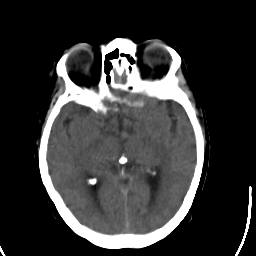
#> input picture Indicator/image_test/CT-16011.png, 256 x 256 px
$ python -i high_4.py   (imports and definitions only)   (older library calls are emulated)
#> lines starting #> are read from the running program, lines starting #| are printed output that depends on the picture
#> further down, picture is the input picture: shape (256, 256, 3); min 0, max 255, mean 53.1
import cv2
import numpy as np

def compute_local_energy(image, kernel_size=3):
    """Tính năng lượng cục bộ bằng cách áp dụng tổng lân cận trong cửa sổ kernel_size x kernel_size."""
#> called with kernel_size = 3
    kernel = np.ones((kernel_size, kernel_size), dtype=np.float32)
    local_energy = cv2.filter2D(image, -1, kernel)
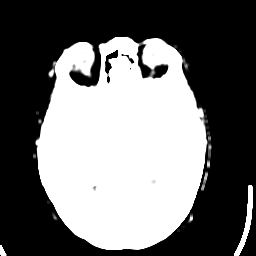
#> local_energy: shape (256, 256, 3); min 0, max 255, mean 110.3
    return local_energy

def compute_structure_tensor(image):
    """Tính tensor cấu trúc bằng cách sử dụng gradient của ảnh."""
    grad_x = cv2.Sobel(image, cv2.CV_64F, 1, 0, ksize=3)
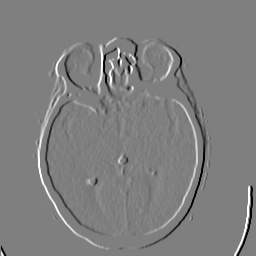
#> grad_x: shape (256, 256, 3) float64; min -1020, max 1020, mean -0.2; drawn with min black and max white
    grad_y = cv2.Sobel(image, cv2.CV_64F, 0, 1, ksize=3)
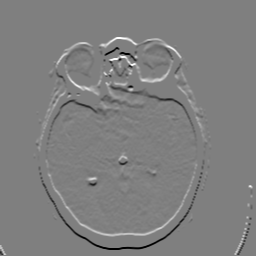
#> grad_y: shape (256, 256, 3) float64; min -1020, max 1020, mean 0.2; drawn with min black and max white
    SS = np.sqrt(grad_x**2 + grad_y**2)  # Độ nổi bật của tensor cấu trúc
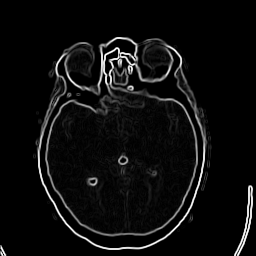
#> SS: shape (256, 256, 3) float64; min 0, max 1140.4, mean 60.1; drawn with min black and max white
    return SS

def compute_LES(image):
    """Tính toán Local Energy Structure (LES) bằng cách kết hợp năng lượng cục bộ và tensor cấu trúc."""
    LE = compute_local_energy(image)
    SS = compute_structure_tensor(image)
    LES = LE * SS  # Nhân từng phần tử để kết hợp thông tin
    return LES

def high_4(detail_ir, detail_vi):
    """Tổng hợp hai thành phần tần số cao từ MRI và PET."""
    LES_MRI = compute_LES(detail_ir)
    LES_PET = compute_LES(detail_vi)

    # Tạo bản đồ trọng số M(x, y)
    M = (LES_MRI > LES_PET).astype(np.float32)

    # Tổng hợp tần số cao
    detail_fused = M * detail_ir + (1 - M) * detail_vi

    return detail_fused

>>> import cv2
>>> picture = cv2.imread('../../Indicator/image_test/CT-16011.png')
>>> result = compute_LES(picture)

$ run again, on Indicator/image_test/FUSED-16011.png
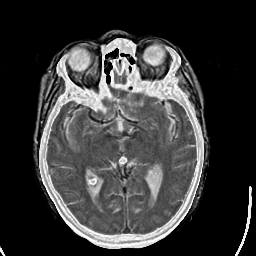
#> input picture Indicator/image_test/FUSED-16011.png, 256 x 256 px
#> picture is the input picture: shape (256, 256, 3); min 0, max 255, mean 55.9
#> in compute_structure_tensor, `grad_y = cv2.Sobel(image, cv2.CV_64F, 0, 1, ksize=3)`:
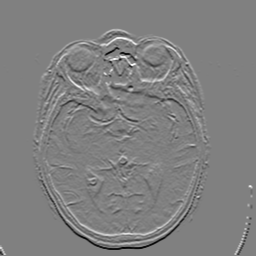
#> grad_y: shape (256, 256, 3) float64; min -982, max 970, mean 0.2; drawn with min black and max white
#> in compute_structure_tensor, `SS = np.sqrt(grad_x**2 + grad_y**2)`:
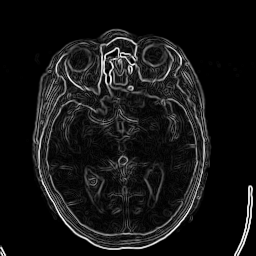
#> SS: shape (256, 256, 3) float64; min 0, max 1104.2, mean 89.2; drawn with min black and max white

$ run again, on Indicator/image_test/FUSED-41101.png
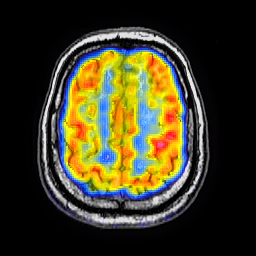
#> input picture Indicator/image_test/FUSED-41101.png, 256 x 256 px
#> picture is the input picture: shape (256, 256, 3); mean B, G, R 35.9, 58.6, 63.1
#> in compute_structure_tensor, `grad_y = cv2.Sobel(image, cv2.CV_64F, 0, 1, ksize=3)`:
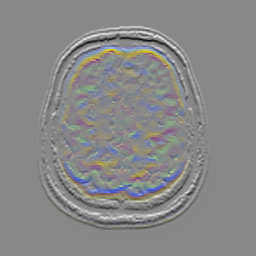
#> grad_y: shape (256, 256, 3) float64; mean B, G, R 0, 0, 0; drawn with min black and max white
#> in compute_structure_tensor, `SS = np.sqrt(grad_x**2 + grad_y**2)`:
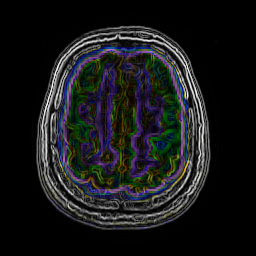
#> SS: shape (256, 256, 3) float64; mean B, G, R 94.6, 93.2, 89.1; drawn with min black and max white

$ run again, on Indicator/image_test/MRI-16011.png
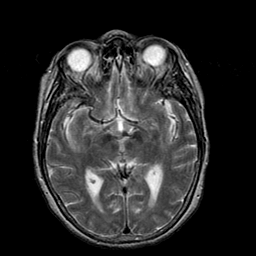
#> input picture Indicator/image_test/MRI-16011.png, 256 x 256 px
#> picture is the input picture: shape (256, 256, 3); min 0, max 255, mean 42.5
#> in compute_structure_tensor, `grad_y = cv2.Sobel(image, cv2.CV_64F, 0, 1, ksize=3)`:
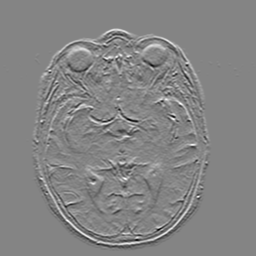
#> grad_y: shape (256, 256, 3) float64; min -673, max 622, mean 0; drawn with min black and max white
#> in compute_structure_tensor, `SS = np.sqrt(grad_x**2 + grad_y**2)`:
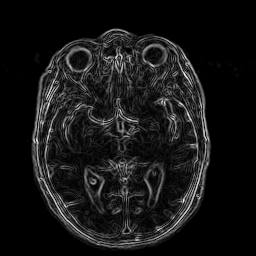
#> SS: shape (256, 256, 3) float64; min 0, max 828.1, mean 70.9; drawn with min black and max white
